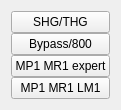
  <widget class="QWidget" name="verticalLayoutWidget_3">
   <property name="geometry">
    <rect>
     <x>0</x>
     <y>140</y>
     <width>109</width>
     <height>94</height>
    </rect>
   </property>
   <layout class="QVBoxLayout" name="HMR_MP1_MR1_button">
    <property name="spacing">
     <number>0</number>
    </property>
    <item>
     <widget class="QPushButton" name="MP1_MR1_SHG_THG">
      <property name="text">
       <string>SHG/THG</string>
      </property>
     </widget>
    </item>
    <item>
     <widget class="QPushButton" name="MP1_MR1_Bypass_800">
      <property name="text">
       <string>Bypass/800</string>
      </property>
     </widget>
    </item>
    <item>
     <widget class="TyphosRelatedSuiteButton" name="MP1_MR1_expert">
      <property name="toolTip">
       <string/>
      </property>
      <property name="text">
       <string>MP1 MR1 expert</string>
      </property>
      <property name="happi_names" stdset="0">
       <stringlist>
        <string>lm1k4_hrm_mp1_mr1</string>
       </stringlist>
      </property>
     </widget>
    </item>
    <item>
     <widget class="TyphosRelatedSuiteButton" name="MP1_MR1_LM1_expert">
      <property name="toolTip">
       <string/>
      </property>
      <property name="text">
       <string>MP1 MR1 LM1</string>
      </property>
      <property name="happi_names" stdset="0">
       <stringlist>
        <string>lm1k4_hrm_mp1_mr1_lm1</string>
       </stringlist>
      </property>
     </widget>
    </item>
   </layout>
  </widget>
